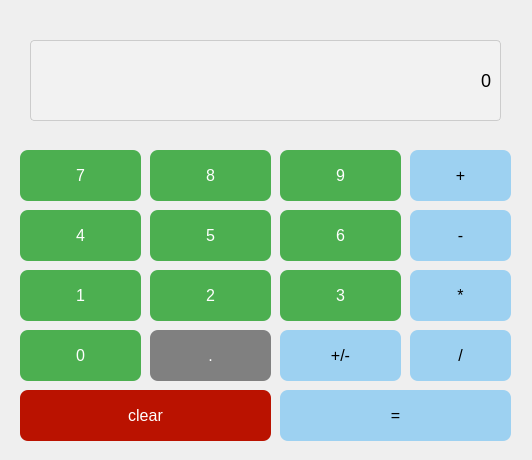
<?xml version="1.0" encoding="UTF-8"?>
<ui version="4.0">
 <class>MainWindow</class>
 <widget class="QMainWindow" name="MainWindow">
  <property name="geometry">
   <rect>
    <x>0</x>
    <y>0</y>
    <width>532</width>
    <height>460</height>
   </rect>
  </property>
  <property name="windowTitle">
   <string>MainWindow</string>
  </property>
  <widget class="QWidget" name="centralwidget">
   <widget class="QPushButton" name="button_7">
    <property name="geometry">
     <rect>
      <x>20</x>
      <y>150</y>
      <width>121</width>
      <height>51</height>
     </rect>
    </property>
    <property name="styleSheet">
     <string notr="true">background-color: #4CAF50;
border: none;
color: white;
padding: 10px 20px;
text-align: center;
text-decoration: none;
display: inline-block;
font-size: 16px;
border-radius: 8px;</string>
    </property>
    <property name="text">
     <string>7</string>
    </property>
   </widget>
   <widget class="QPushButton" name="button_8">
    <property name="geometry">
     <rect>
      <x>150</x>
      <y>150</y>
      <width>121</width>
      <height>51</height>
     </rect>
    </property>
    <property name="styleSheet">
     <string notr="true">background-color: #4CAF50;
border: none;
color: white;
padding: 10px 20px;
text-align: center;
text-decoration: none;
display: inline-block;
font-size: 16px;
border-radius: 8px;</string>
    </property>
    <property name="text">
     <string>8</string>
    </property>
   </widget>
   <widget class="QPushButton" name="button_9">
    <property name="geometry">
     <rect>
      <x>280</x>
      <y>150</y>
      <width>121</width>
      <height>51</height>
     </rect>
    </property>
    <property name="styleSheet">
     <string notr="true">background-color: #4CAF50;
border: none;
color: white;
padding: 10px 20px;
text-align: center;
text-decoration: none;
display: inline-block;
font-size: 16px;
border-radius: 8px;</string>
    </property>
    <property name="text">
     <string>9</string>
    </property>
   </widget>
   <widget class="QPushButton" name="button_add">
    <property name="geometry">
     <rect>
      <x>410</x>
      <y>150</y>
      <width>101</width>
      <height>51</height>
     </rect>
    </property>
    <property name="styleSheet">
     <string notr="true">background-color: #9DD1F1;
border: none;
color: black;
padding: 10px 20px;
text-align: center;
text-decoration: none;
display: inline-block;
font-size: 16px;
border-radius: 8px;</string>
    </property>
    <property name="text">
     <string>+</string>
    </property>
   </widget>
   <widget class="QPushButton" name="button_6">
    <property name="geometry">
     <rect>
      <x>280</x>
      <y>210</y>
      <width>121</width>
      <height>51</height>
     </rect>
    </property>
    <property name="styleSheet">
     <string notr="true">background-color: #4CAF50;
border: none;
color: white;
padding: 10px 20px;
text-align: center;
text-decoration: none;
display: inline-block;
font-size: 16px;
border-radius: 8px;</string>
    </property>
    <property name="text">
     <string>6</string>
    </property>
   </widget>
   <widget class="QPushButton" name="button_5">
    <property name="geometry">
     <rect>
      <x>150</x>
      <y>210</y>
      <width>121</width>
      <height>51</height>
     </rect>
    </property>
    <property name="styleSheet">
     <string notr="true">background-color: #4CAF50;
border: none;
color: white;
padding: 10px 20px;
text-align: center;
text-decoration: none;
display: inline-block;
font-size: 16px;
border-radius: 8px;</string>
    </property>
    <property name="text">
     <string>5</string>
    </property>
   </widget>
   <widget class="QPushButton" name="button_4">
    <property name="geometry">
     <rect>
      <x>20</x>
      <y>210</y>
      <width>121</width>
      <height>51</height>
     </rect>
    </property>
    <property name="styleSheet">
     <string notr="true">background-color: #4CAF50;
border: none;
color: white;
padding: 10px 20px;
text-align: center;
text-decoration: none;
display: inline-block;
font-size: 16px;
border-radius: 8px;</string>
    </property>
    <property name="text">
     <string>4</string>
    </property>
   </widget>
   <widget class="QPushButton" name="button_3">
    <property name="geometry">
     <rect>
      <x>280</x>
      <y>270</y>
      <width>121</width>
      <height>51</height>
     </rect>
    </property>
    <property name="styleSheet">
     <string notr="true">background-color: #4CAF50;
border: none;
color: white;
padding: 10px 20px;
text-align: center;
text-decoration: none;
display: inline-block;
font-size: 16px;
border-radius: 8px;</string>
    </property>
    <property name="text">
     <string>3</string>
    </property>
   </widget>
   <widget class="QPushButton" name="button_1">
    <property name="geometry">
     <rect>
      <x>20</x>
      <y>270</y>
      <width>121</width>
      <height>51</height>
     </rect>
    </property>
    <property name="styleSheet">
     <string notr="true">background-color: #4CAF50;
border: none;
color: white;
padding: 10px 20px;
text-align: center;
text-decoration: none;
display: inline-block;
font-size: 16px;
border-radius: 8px;</string>
    </property>
    <property name="text">
     <string>1</string>
    </property>
   </widget>
   <widget class="QPushButton" name="button_2">
    <property name="geometry">
     <rect>
      <x>150</x>
      <y>270</y>
      <width>121</width>
      <height>51</height>
     </rect>
    </property>
    <property name="styleSheet">
     <string notr="true">background-color: #4CAF50;
border: none;
color: white;
padding: 10px 20px;
text-align: center;
text-decoration: none;
display: inline-block;
font-size: 16px;
border-radius: 8px;</string>
    </property>
    <property name="text">
     <string>2</string>
    </property>
   </widget>
   <widget class="QPushButton" name="button_p">
    <property name="geometry">
     <rect>
      <x>280</x>
      <y>330</y>
      <width>121</width>
      <height>51</height>
     </rect>
    </property>
    <property name="styleSheet">
     <string notr="true">background-color: #9DD1F1;
border: none;
color: black;
padding: 10px 20px;
text-align: center;
text-decoration: none;
display: inline-block;
font-size: 16px;
border-radius: 8px;</string>
    </property>
    <property name="text">
     <string>+/-</string>
    </property>
   </widget>
   <widget class="QPushButton" name="button_0">
    <property name="geometry">
     <rect>
      <x>20</x>
      <y>330</y>
      <width>121</width>
      <height>51</height>
     </rect>
    </property>
    <property name="styleSheet">
     <string notr="true">background-color: #4CAF50;
border: none;
color: white;
padding: 10px 20px;
text-align: center;
text-decoration: none;
display: inline-block;
font-size: 16px;
border-radius: 8px;</string>
    </property>
    <property name="text">
     <string>0</string>
    </property>
   </widget>
   <widget class="QPushButton" name="button_doc">
    <property name="geometry">
     <rect>
      <x>150</x>
      <y>330</y>
      <width>121</width>
      <height>51</height>
     </rect>
    </property>
    <property name="styleSheet">
     <string notr="true">background-color: gray;
border: none;
color: white;
padding: 10px 20px;
text-align: center;
text-decoration: none;
display: inline-block;
font-size: 16px;
border-radius: 8px;</string>
    </property>
    <property name="text">
     <string>.</string>
    </property>
   </widget>
   <widget class="QPushButton" name="button_sub">
    <property name="geometry">
     <rect>
      <x>410</x>
      <y>210</y>
      <width>101</width>
      <height>51</height>
     </rect>
    </property>
    <property name="styleSheet">
     <string notr="true">background-color: #9DD1F1;
border: none;
color: black;
padding: 10px 20px;
text-align: center;
text-decoration: none;
display: inline-block;
font-size: 16px;
border-radius: 8px;</string>
    </property>
    <property name="text">
     <string>-</string>
    </property>
   </widget>
   <widget class="QPushButton" name="button_mul">
    <property name="geometry">
     <rect>
      <x>410</x>
      <y>270</y>
      <width>101</width>
      <height>51</height>
     </rect>
    </property>
    <property name="styleSheet">
     <string notr="true">background-color: #9DD1F1;
border: none;
color: black;
padding: 10px 20px;
text-align: center;
text-decoration: none;
display: inline-block;
font-size: 16px;
border-radius: 8px;</string>
    </property>
    <property name="text">
     <string>*</string>
    </property>
   </widget>
   <widget class="QPushButton" name="button_div">
    <property name="geometry">
     <rect>
      <x>410</x>
      <y>330</y>
      <width>101</width>
      <height>51</height>
     </rect>
    </property>
    <property name="styleSheet">
     <string notr="true">background-color: #9DD1F1;
border: none;
color: black;
padding: 10px 20px;
text-align: center;
text-decoration: none;
display: inline-block;
font-size: 16px;
border-radius: 8px;</string>
    </property>
    <property name="text">
     <string>/</string>
    </property>
   </widget>
   <widget class="QPushButton" name="button_equ">
    <property name="geometry">
     <rect>
      <x>280</x>
      <y>390</y>
      <width>231</width>
      <height>51</height>
     </rect>
    </property>
    <property name="styleSheet">
     <string notr="true">background-color: #9DD1F1;
border: none;
color: black;
padding: 10px 20px;
text-align: center;
text-decoration: none;
display: inline-block;
font-size: 16px;
border-radius: 8px;</string>
    </property>
    <property name="text">
     <string>=</string>
    </property>
   </widget>
   <widget class="QPushButton" name="button_clear">
    <property name="geometry">
     <rect>
      <x>20</x>
      <y>390</y>
      <width>251</width>
      <height>51</height>
     </rect>
    </property>
    <property name="styleSheet">
     <string notr="true">background-color: #BA1200;
border: none;
color: white;
padding: 10px 20px;
text-align: center;
text-decoration: none;
display: inline-block;
font-size: 16px;
border-radius: 8px;</string>
    </property>
    <property name="text">
     <string>clear</string>
    </property>
   </widget>
   <widget class="QLabel" name="label">
    <property name="geometry">
     <rect>
      <x>30</x>
      <y>40</y>
      <width>471</width>
      <height>81</height>
     </rect>
    </property>
    <property name="styleSheet">
     <string notr="true">background-color: #f2f2f2;
border: 1px solid #cccccc;
padding: 5px;
font-size: 18px;
border-radius: 4px;
color:black</string>
    </property>
    <property name="text">
     <string>0</string>
    </property>
    <property name="textFormat">
     <enum>Qt::AutoText</enum>
    </property>
    <property name="alignment">
     <set>Qt::AlignRight|Qt::AlignTrailing|Qt::AlignVCenter</set>
    </property>
   </widget>
  </widget>
 </widget>
 <resources/>
 <connections/>
</ui>
